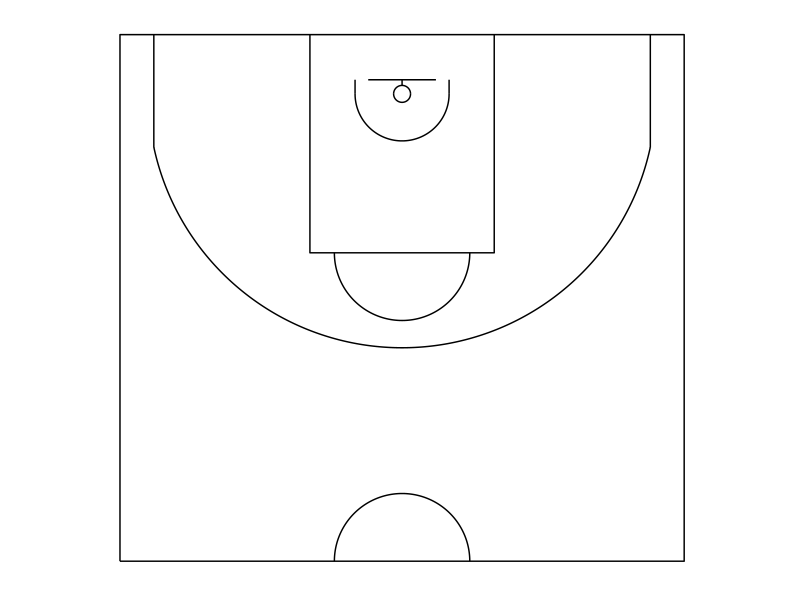

This figure's R source:
library('ggplot2')
library('ggthemes')

ggplot(data=data.frame(x=1,y=1),aes(x,y))+
  ###court:
  geom_path(data=data.frame(x=c(0,0,15,15,0),y=c(0,14,14,0,0)))+
  ###centre circle:
  geom_path(data=data.frame(x=c(-1800:(-1)/1000,1:1800/1000)+7.5,y=c(sqrt(1.8^2-c(-1800:(-1)/1000,1:1800/1000)^2))),aes(x=x,y=y))+
  ###three point arc:
  geom_path(data=data.frame(x=c(-6600:(-1)/1000,1:6600/1000)+7.5,y=c(12.425-sqrt(6.75^2-c(-6600:(-1)/1000,1:6600/1000)^2))),aes(x=x,y=y))+
  ###three point lines:
  geom_path(data=data.frame(x=c(0.9,0.9),y=c(14,11)))+
  geom_path(data=data.frame(x=c(14.1,14.1),y=c(14,11)))+
  ###backboard:
  geom_path(data=data.frame(x=c(6.6,8.4),y=c(12.8,12.8)))+
  geom_path(data=data.frame(x=c(7.5,7.5),y=c(12.8,12.65)))+
  ###basket:
  geom_path(data=data.frame(x=7.5+c(-225:(-1)/1000,1:225/1000),y=c(sqrt(0.225^2-c(-225:(-1)/1000,1:225/1000)^2))+12.425),aes(x=x,y=y))+
  geom_path(data=data.frame(x=7.5+c(-225:(-1)/1000,1:225/1000),y=-c(sqrt(0.225^2-c(-225:(-1)/1000,1:225/1000)^2))+12.425),aes(x=x,y=y))+
  ###6-yard box:
  geom_path(data=data.frame(x=c(5.05,5.05,9.95,9.95),y=c(14,8.2,8.2,14)))+
  ###penalty arc:
  geom_path(data=data.frame(x=c(-1800:(-1)/1000,1:1800/1000)+7.5,y=c(8.2-sqrt(1.8^2-c(-1800:(-1)/1000,1:1800/1000)^2))),aes(x=x,y=y))+
  ###no-charge arc:
  geom_path(data=data.frame(x=c(-1250:(-1)/1000,1:1250/1000)+7.5,y=c(-sqrt(1.25^2-c(-1250:(-1)/1000,1:1250/1000)^2))+12.425),aes(x=x,y=y))+
  geom_path(data=data.frame(x=c(6.25,6.25),y=c(12.8,12.425)))+
  geom_path(data=data.frame(x=c(8.75,8.75),y=c(12.8,12.425)))+
  ###fix aspect ratio to 1:1:
  coord_fixed() +
  ###remove all non-geom elements:
  theme_solid()
